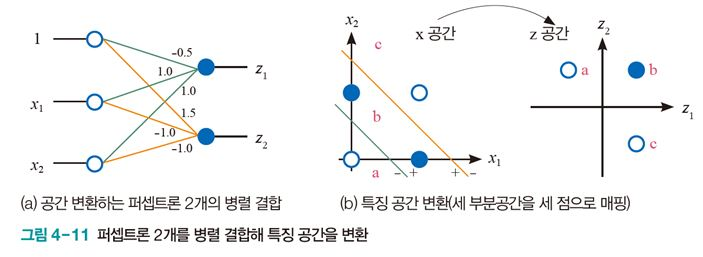
#> input picture 산대특/딥러닝/lecimg/003.JPG, 703 x 257 px, found by its file name
$ jupyter execute 'cv2 행렬 의 덧셈 과 뺄셈을 이용해서 영상 합성.ipynb'
#> lines starting #> are read from the running program, lines starting #| are printed output that depends on the picture
[cell 1]
import numpy as np, cv2

[cell 2]
image1 = cv2.imread('003.jpg')
#> image1 is the input picture: shape (257, 703, 3); mean B, G, R 243.9, 243.9, 243.1
image2 = cv2.imread('004.jpg')
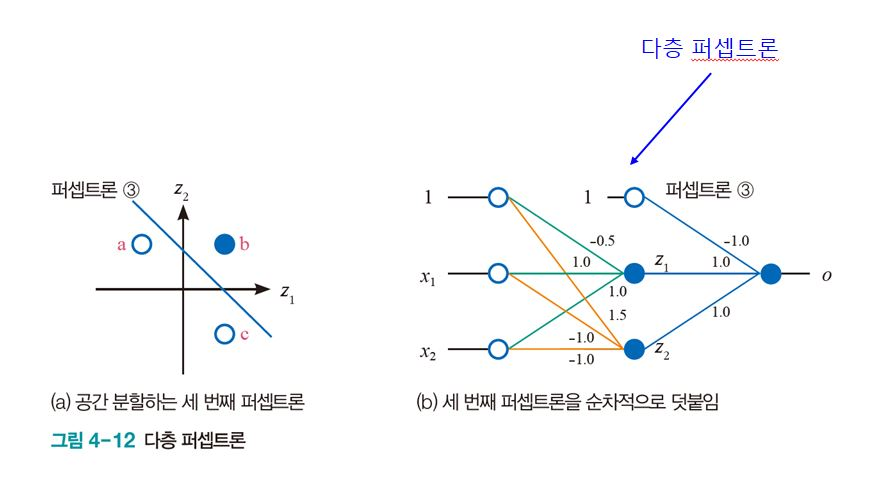
#> input picture 산대특/딥러닝/lecimg/004.JPG, 871 x 498 px, found by its file name
#> image2 is the input picture: shape (498, 871, 3); mean B, G, R 249.5, 249.1, 248.2
image1.shape, image2.shape

(h,w),(H,W) =     image1.shape[:2], image2.shape[:2]
#> h = 257; w = 703; H = 498; W = 871
minH = np.min((h,H))
#> minH = 257
minW = np.min((w,W))
#> minW = 703
image1 = image1[:minH,:minW]
image2 = image2[:minH,:minW]
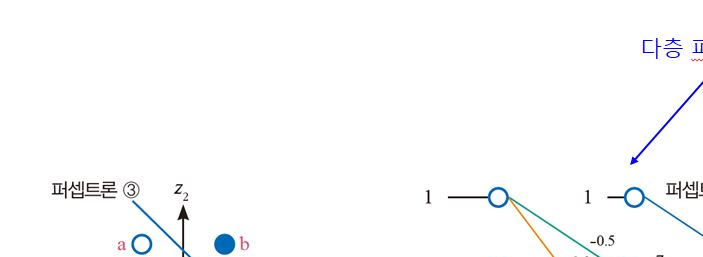
#> image2: shape (257, 703, 3); mean B, G, R 252.2, 251.5, 251
image1.shape,  image2.shape
#> Out = ((257, 703, 3), (257, 703, 3))

[cell 3]
# 곱셈의 비율
alpha, beta = 0.6,0.7
add_image1 =  cv2.add(image1,image2)
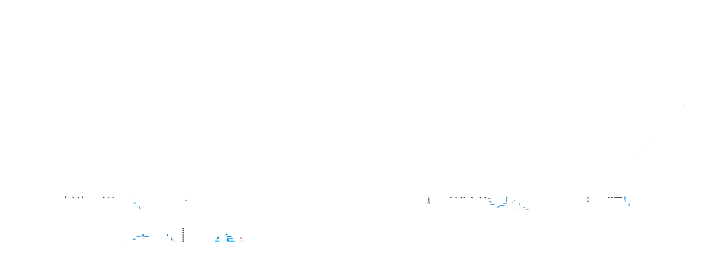
#> add_image1: shape (257, 703, 3); mean B, G, R 254.9, 254.9, 254.8
add_image2 =  cv2.add(image1*alpha,image2*beta)
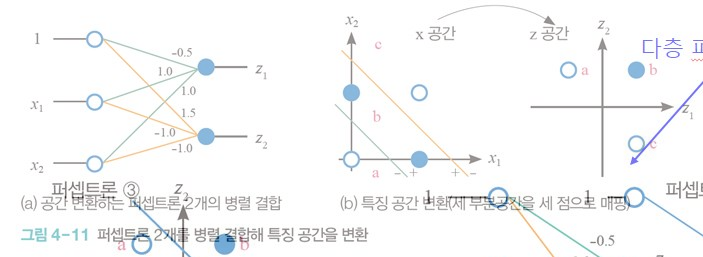
#> add_image2: shape (257, 703, 3) float64; mean B, G, R 322.9, 322.4, 321.5; drawn with min black and max white
add_image2 = np.clip(add_image2,0,255).astype('uint8')
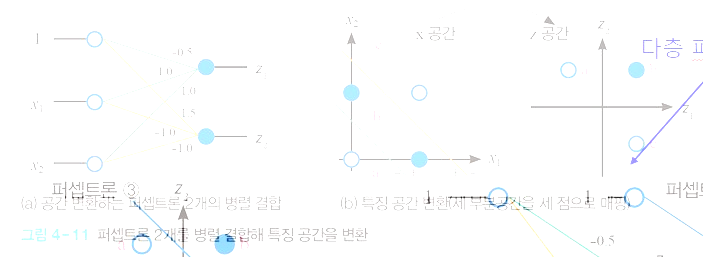
#> add_image2: shape (257, 703, 3); mean B, G, R 253.2, 252.8, 252.1
add_image3 = cv2.addWeighted(image1,alpha,image2,beta,0)  #두 영상 비율에 따라 더하기

titles = ['image1','image2','add_image1','add_image2','add_image3']
for title in titles:
    cv2.imshow(title,eval(title))
cv2.waitKey(0)
cv2.destroyAllWindows()
